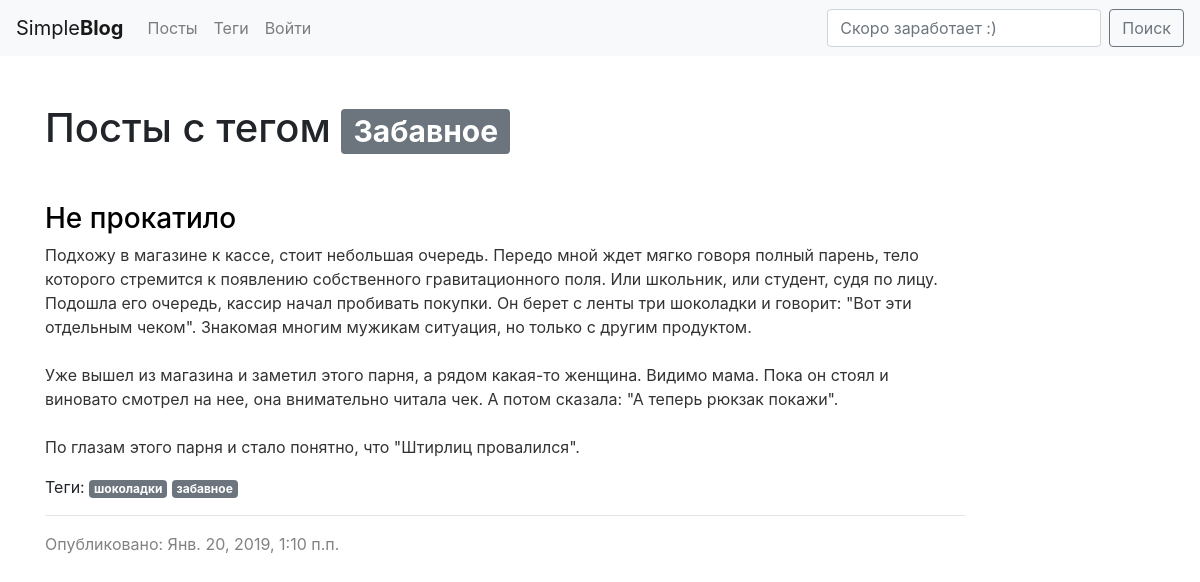
Page /tag/zabavnoe/ on the committed database.
### blog/models.py (models this page shows, shortened)
class Tag(models.Model):
	title = models.CharField(max_length=50)
	slug = models.SlugField(max_length=50, blank=True, unique=True)
	def get_absolute_url(self):
		return reverse('tag_detail_url', kwargs={'slug': self.slug})

class Post(models.Model):
	title = models.CharField(max_length=150, db_index=True)
	slug = models.SlugField(max_length=150, blank=True, unique=True)
	body = models.TextField(blank=True, db_index=True)
	tags = models.ManyToManyField('Tag', blank=True, related_name='posts')
	date_pub = models.DateTimeField(auto_now_add=True)
	def get_absolute_url(self):
		return reverse('post_detail_url', kwargs={'slug': self.slug})

### blog/views.py (the view)
# urls.py: path('tag/<str:slug>/', TagDetail.as_view(), name='tag_detail_url'),
class TagDetail(ObjectDetailMixin, View):
	model = Tag
	template = 'blog/tag_detail.html'

### blog/utils.py (called while the page is built)
	def get(self, request, slug):
		obj = get_object_or_404(self.model, slug__iexact=slug)
		return render(request, self.template, context={self.model.__name__.lower(): obj})

### blog/templates/blog/tag_detail.html (shortened to what this page needs)
{% extends 'blog/base_blog.html' %}
{% block content %}
	<h1 class="mb-5">Посты с тегом <span class="badge badge-secondary">{{ tag.title|title }}</span></h1>
	{% for post in tag.posts.all %}
		{% include 'blog/includes/post_card_template.html' %}
	{% endfor %}
{% endblock %}

### blog/templates/blog/includes/post_card_template.html
<div class="post">
	<div class="mb-4">
		<div class="post">
		<h3><a href="{{ post.get_absolute_url }}" style="color:black;">{{ post.title }}</a></h3>
		<p style="color: #333;">{{ post.body|linebreaksbr|truncatewords_html:150}}
		<div>
		{% if post.tags.all %}
			Теги:
			{% for tag in post.tags.all %}
				<a class="badge badge-secondary" href="{{ tag.get_absolute_url }}">{{ tag.title }}</a>
			{% endfor %}
		{% endif %}
		</div>
		<hr>
		<div class="date">
			<h7>Опубликовано: {{ post.date_pub }}</h7>
		</div>
		</div>
	</div>
</div>

### blog/static/css/blog.css (style rules this page uses)
.date { color: #828282; }
.post { margin-bottom: 70px; }

### rows in the picture
Tag: title "Забавное", title "забавное"
Post: title "Не прокатило", body "Подхожу в магазине к кассе, стоит небольшая очередь. Передо мной ждет мягко говоря полный парень, тело которого стремится к появлению собственного гравитационного поля. Или школьник, или студент, судя по лицу. Подошла его очередь, кассир начал пробивать покупки. Он берет с ленты три шоколадки и говорит: \"Вот эти отдельным чеком\". Знакомая многим мужикам ситуация, но только с другим продуктом. Уже вышел из магазина и заметил этого парня, а рядом какая-то женщина. Видимо мама. Пока он стоял и виновато смотрел на нее, она внимательно читала чек. А потом сказала: \"А теперь рюкзак покажи\". По глазам этого парня и стало понятно, что \"Штирлиц провалился\".", date_pub "Янв. 20, 2019, 1:10 п.п."
Tag: title "шоколадки"
